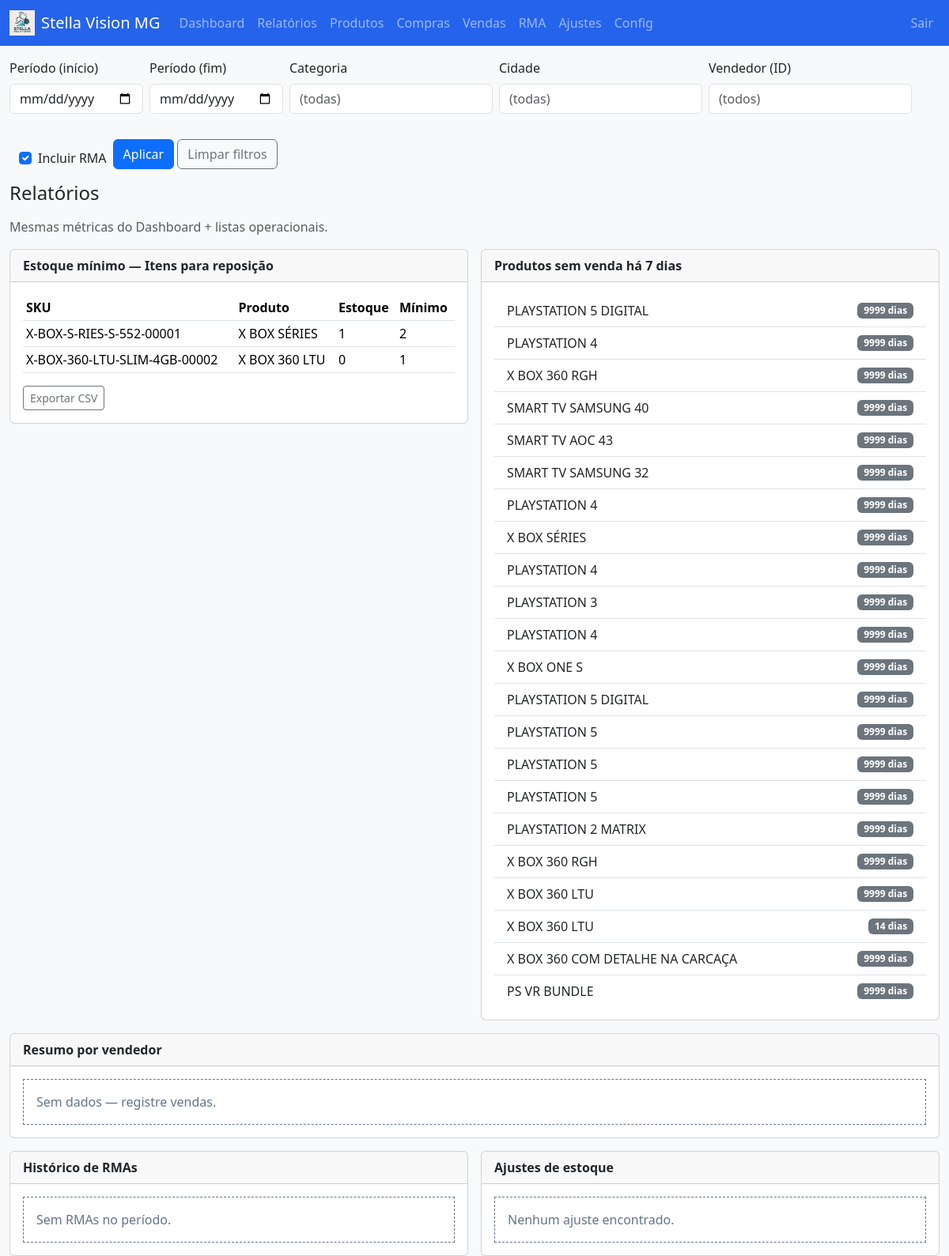
/relatorios (signed in), run on the app's committed database.
### tables this page shows
CREATE TABLE products(
  id INTEGER PRIMARY KEY AUTOINCREMENT,
  sku TEXT UNIQUE NOT NULL,
  nome TEXT NOT NULL,
  categoria TEXT,
  plataforma TEXT, modelo TEXT, capacidade TEXT, cor TEXT, regiao TEXT, condicao TEXT,
  preco_lista REAL DEFAULT 0,
  custo_base REAL,
  estoque_minimo INTEGER DEFAULT 0,
  estoque_atual INTEGER DEFAULT 0,
  created_at TEXT, updated_at TEXT
, supplier_id INTEGER REFERENCES suppliers(id));

### app.py (the view)
@app.route("/relatorios")
def relatorios():
    ini,fim,categoria,cidade,vendedor,incluir_rma = get_filters()
    kpis = compute_kpis(ini,fim,categoria,cidade,vendedor,incluir_rma)
    with conn() as c:
        repos = c.execute("SELECT sku,nome,estoque_atual,estoque_minimo FROM products WHERE estoque_atual < estoque_minimo").fetchall()
        rows = c.execute("""
          SELECT u.nome, COALESCE(SUM(si.qtde*si.preco_unit),0) faturamento,
                 COALESCE(SUM(si.qtde*si.preco_unit - si.qtde*si.custo_snap),0) margem,
                 AVG(si.preco_unit) ticket
          FROM sales s JOIN sale_items si ON si.sale_id=s.id JOIN users u ON u.id=s.vendedor_id
          GROUP BY u.id
        """).fetchall()
        rma_hist = c.execute("""
          SELECT codigo_rma, sale_id, tipo, status, motivo, substr(created_at,1,10) AS created_at
          FROM rmas ORDER BY id DESC LIMIT 20
        """).fetchall()
        ajustes_hist = c.execute("""
          SELECT a.id, p.nome, a.ajuste_tipo, a.qtde_delta, a.qtde_antes, a.qtde_depois, substr(a.created_at,1,16) created_at
          FROM stock_adjustments a JOIN products p ON p.id=a.product_id ORDER BY a.id DESC LIMIT 20
        """).fetchall()
    return render_template("relatorios.html",
        reposicao=repos, sem_venda=kpis["sem_venda_list"], no_sale_days=get_settings()["no_sale_days"],
        por_vendedor=rows, rma_hist=rma_hist, ajustes_hist=ajustes_hist)

### app.py (called while the page is built, shortened)
@app.before_request
def require_login():
    exempt = {"login", "logout", "static"}
    if request.endpoint and (request.endpoint in exempt or request.endpoint.startswith("static")):
        return
    user_id = session.get("user_id")
    if not user_id:
        return redirect(url_for("login"))
    global CURRENT_USER_ID
    CURRENT_USER_ID = user_id

def conn():
    c = sqlite3.connect(DB_PATH)
    c.row_factory = sqlite3.Row
    return c

def parse_date(s):
    if not s: return None

def date_range_labels(d0, d1):
    out = []
    while d0 <= d1:
        out.append(d0.isoformat())
        d0 += datetime.timedelta(days=1)
    return out

def get_settings():
    with conn() as c:
        rows = {r["key"]: r["value"] for r in c.execute("SELECT key,value FROM settings")}
    return {
        "discount_limit_pct": float(rows.get("discount_limit_pct","10")),
        "rma_window_days": int(rows.get("rma_window_days","30")),
        "no_sale_days": int(rows.get("no_sale_days","7")),
        "theme_primary": rows.get("theme_primary", "#2563eb"),
    }

def get_filters():
    today = datetime.date.today()
    ini = parse_date(request.args.get("ini")) or (today - datetime.timedelta(days=29))
    fim = parse_date(request.args.get("fim")) or today
    categoria = request.args.get("categoria") or None
    cidade = request.args.get("cidade") or None
    vendedor = request.args.get("vendedor") or None
    incluir_rma = request.args.get("incluir_rma","1") == "1"
    return ini, fim, categoria, cidade, vendedor, incluir_rma

def apply_filters_where(ini,fim,categoria,cidade,vendedor):
    where = ["date(s.data) BETWEEN ? AND ?"]
    params = [ini.isoformat(), fim.isoformat()]
    if categoria:
        where.append("(p.categoria = ? OR (p.categoria IS NULL AND ?='Sem categoria') )")
        params.append(categoria); params.append(categoria)
    if cidade:
        where.append("(s.cidade_snapshot = ?)")
        params.append(cidade)
    if vendedor:
        where.append("(s.vendedor_id = ?)")
        params.append(vendedor)
    return " AND ".join(where), params

@app.context_processor
def inject_helpers():
    def q_toggle_top(metric):
        args = request.args.to_dict()
        args["top"] = metric
        return "&".join([f"{k}={v}" for k,v in args.items()])
    return {"br_money": br_money, "q_toggle_top": q_toggle_top}

### templates/relatorios.html
{% extends "base.html" %}
{% from "_filters.html" import filters_bar %}
{% block filters %}{{ filters_bar() }}{% endblock %}
{% block content %}
<h4 class="mb-3">Relatórios</h4>
<p class="text-muted">Mesmas métricas do Dashboard + listas operacionais.</p>
<div class="row g-3">
  <div class="col-lg-6">
    <div class="card">
      <div class="card-header"><strong>Estoque mínimo — Itens para reposição</strong></div>
      <div class="card-body">
        {% if reposicao %}
          <table class="table table-sm">
            <thead><tr><th>SKU</th><th>Produto</th><th>Estoque</th><th>Mínimo</th></tr></thead>
            <tbody>
            {% for r in reposicao %}
              <tr><td>{{ r.sku }}</td><td>{{ r.nome }}</td><td>{{ r.estoque_atual }}</td><td>{{ r.estoque_minimo }}</td></tr>
            {% endfor %}
            </tbody>
          </table>
          <a class="btn btn-outline-secondary btn-sm" href="{{ url_for('export_reposicao_csv') }}">Exportar CSV</a>
        {% else %}
          <div class="card-empty p-3">Sem dados ainda — cadastre produtos e estoques mínimos.</div>
        {% endif %}
      </div>
    </div>
  </div>
  <div class="col-lg-6">
    <div class="card">
      <div class="card-header"><strong>Produtos sem venda há {{ no_sale_days }} dias</strong></div>
      <div class="card-body">
        {% if sem_venda %}
        <ul class="list-group list-group-flush">
          {% for p in sem_venda %}
            <li class="list-group-item d-flex justify-content-between align-items-center">
              {{ p.nome }} <span class="badge bg-secondary">{{ p.dias }} dias</span>
            </li>
          {% endfor %}
        </ul>
        {% else %}
          <div class="card-empty p-3">Sem dados — registre vendas ou aumente a janela em Config.</div>
        {% endif %}
      </div>
    </div>
  </div>
  <div class="col-12">
    <div class="card">
      <div class="card-header"><strong>Resumo por vendedor</strong></div>
      <div class="card-body">
        {% if por_vendedor %}
        <table class="table table-sm">
          <thead><tr><th>Vendedor</th><th>Faturamento</th><th>Margem (R$)</th><th>Ticket médio</th></tr></thead>
          <tbody>
            {% for row in por_vendedor %}
              <tr>
                <td>{{ row.nome }}</td>
                <td>R$ {{ "{:,.2f}".format(row.faturamento).replace(",", "X").replace(".", ",").replace("X", ".") }}</td>
                <td>R$ {{ "{:,.2f}".format(row.margem).replace(",", "X").replace(".", ",").replace("X", ".") }}</td>
                <td>R$ {{ "{:,.2f}".format(row.ticket).replace(",", "X").replace(".", ",").replace("X", ".") }}</td>
              </tr>
            {% endfor %}
          </tbody>
        </table>
        {% else %}
          <div class="card-empty p-3">Sem dados — registre vendas.</div>
        {% endif %}
      </div>
    </div>
  </div>
  <div class="col-lg-6">
    <div class="card">
      <div class="card-header"><strong>Histórico de RMAs</strong></div>
      <div class="card-body">
        {% if rma_hist %}
        <table class="table table-sm">
          <thead><tr><th>Código</th><th>Venda</th><th>Tipo</th><th>Status</th><th>Motivo</th><th>Criado</th></tr></thead>
          <tbody>
            {% for r in rma_hist %}
              <tr><td>{{ r.codigo_rma }}</td><td>#{{ r.sale_id }}</td><td>{{ r.tipo }}</td><td>{{ r.status }}</td><td>{{ r.motivo }}</td><td>{{ r.created_at }}</td></tr>
            {% endfor %}
          </tbody>
        </table>
        {% else %}
          <div class="card-empty p-3">Sem RMAs no período.</div>
        {% endif %}
      </div>
    </div>
  </div>
  <div class="col-lg-6">
    <div class="card">
      <div class="card-header"><strong>Ajustes de estoque</strong></div>
      <div class="card-body">
        {% if ajustes_hist %}
        <table class="table table-sm">
          <thead><tr><th>Produto</th><th>Tipo</th><th>Δ Qtde</th><th>Antes→Depois</th><th>Motivo</th><th>Data</th></tr></thead>
          <tbody>
            {% for a in ajustes_hist %}
              <tr>
                <td>{{ a.nome }}</td>
                <td>{{ a.ajuste_tipo }}</td>
                <td>{{ a.qtde_delta }}</td>
                <td>{{ a.qtde_antes }} → {{ a.qtde_depois }}</td>
                <td>{{ a.motivo }}</td>
                <td>{{ a.created_at }}</td>
              </tr>
            {% endfor %}
          </tbody>
        </table>
        <a class="btn btn-outline-secondary btn-sm" href="{{ url_for('export_ajustes_csv') }}">Exportar CSV</a>
        {% else %}
          <div class="card-empty p-3">Nenhum ajuste encontrado.</div>
        {% endif %}
      </div>
    </div>
  </div>
</div>
{% endblock %}

### templates/base.html (shortened to what this page needs)
{% set title = title or "Stella Vision MG" %}
<!doctype html>
<html lang="pt-BR">
<head>
  <link href="https://cdn.jsdelivr.net/npm/bootstrap@5.3.3/dist/css/bootstrap.min.css" rel="stylesheet">
  <link href="{{ url_for('static', filename='css/style.css') }}" rel="stylesheet">
</head>
<body class="bg-light">
<nav class="navbar navbar-expand-lg navbar-dark" style="background:#2563eb">
  <div class="container-fluid">
    <a class="navbar-brand d-flex align-items-center" href="/">
      <img src="{{ url_for('static', filename='img/stella_vision_logo.png') }}" width="32" height="32" class="me-2"/>
      Stella Vision MG
    </a>
    <div id="nav" class="collapse navbar-collapse">
      <ul class="navbar-nav me-auto mb-2 mb-lg-0">
        <li class="nav-item"><a class="nav-link" href="/dashboard">Dashboard</a></li>
        <li class="nav-item"><a class="nav-link" href="/relatorios">Relatórios</a></li>
        <li class="nav-item"><a class="nav-link" href="/produtos">Produtos</a></li>
        <li class="nav-item"><a class="nav-link" href="/compras">Compras</a></li>
        <li class="nav-item"><a class="nav-link" href="/vendas">Vendas</a></li>
        <li class="nav-item"><a class="nav-link" href="/rmas">RMA</a></li>
        <li class="nav-item"><a class="nav-link" href="/ajustes">Ajustes</a></li>
        <li class="nav-item"><a class="nav-link" href="/config">Config</a></li>
      </ul>
      <ul class="navbar-nav ms-auto">
        {% if session.get('user_id') %}
          <li class="nav-item"><a class="nav-link" href="{{ url_for('logout') }}">Sair</a></li>
        {% else %}
          <li class="nav-item"><a class="nav-link" href="{{ url_for('login') }}">Entrar</a></li>
        {% endif %}
      </ul>
    </div>
  </div>
</nav>
<div class="container-fluid mt-3">
  {% block filters %}{% endblock %}
  {% block content %}{% endblock %}
</div>
</body>
</html>

### templates/_filters.html
{% macro filters_bar() %}
<form class="row g-2 align-items-end mb-3" method="get">
  <div class="col-auto">
    <label class="form-label">Período (início)</label>
    <input type="date" class="form-control" name="ini" value="{{ request.args.get('ini','') }}">
  </div>
  <div class="col-auto">
    <label class="form-label">Período (fim)</label>
    <input type="date" class="form-control" name="fim" value="{{ request.args.get('fim','') }}">
  </div>
  <div class="col-auto">
    <label class="form-label">Categoria</label>
    <input type="text" class="form-control" name="categoria" placeholder="(todas)" value="{{ request.args.get('categoria','') }}">
  </div>
  <div class="col-auto">
    <label class="form-label">Cidade</label>
    <input type="text" class="form-control" name="cidade" placeholder="(todas)" value="{{ request.args.get('cidade','') }}">
  </div>
  <div class="col-auto">
    <label class="form-label">Vendedor (ID)</label>
    <input type="number" class="form-control" name="vendedor" placeholder="(todos)" value="{{ request.args.get('vendedor','') }}">
  </div>
  <div class="col-auto form-check ms-3 mt-4">
    {% set inc_rma = request.args.get('incluir_rma','1') %}
    <input class="form-check-input" type="checkbox" id="incRMA" name="incluir_rma" value="1" {% if inc_rma=='1' %}checked{% endif %}>
    <label class="form-check-label" for="incRMA">Incluir RMA</label>
  </div>
  <div class="col-auto">
    <button class="btn btn-primary mt-4">Aplicar</button>
    <a class="btn btn-outline-secondary mt-4" href="{{ request.path }}">Limpar filtros</a>
  </div>
</form>
{% endmacro %}

### static/css/style.css (style rules this page uses)
:root { --primary:#2563eb; --success:#16a34a; --warn:#f59e0b; --danger:#dc2626; --muted:#64748b; }
.card-empty { border:1px dashed var(--muted); color:var(--muted); }

### data on the page
products: sku "X-BOX-S-RIES-S-552-00001", nome "X BOX SÉRIES", estoque_atual "1", estoque_minimo "2", dias "9999"
products: sku "X-BOX-360-LTU-SLIM-4GB-00002", nome "X BOX 360 LTU", estoque_atual "0", estoque_minimo "1", dias "14"
products: nome "PLAYSTATION 5 DIGITAL", dias "9999"
products: nome "PLAYSTATION 4", dias "9999"
products: nome "X BOX 360 RGH", dias "9999"
products: nome "SMART TV SAMSUNG 40", dias "9999"
products: nome "SMART TV AOC 43", dias "9999"
products: nome "SMART TV SAMSUNG 32", dias "9999"
products: nome "PLAYSTATION 4", dias "9999"
products: nome "PLAYSTATION 4", dias "9999"
products: nome "PLAYSTATION 3", dias "9999"
products: nome "PLAYSTATION 4", dias "9999"
products: nome "X BOX ONE S", dias "9999"
products: nome "PLAYSTATION 5 DIGITAL", dias "9999"
products: nome "PLAYSTATION 5", dias "9999"
products: nome "PLAYSTATION 5", dias "9999"
products: nome "PLAYSTATION 5", dias "9999"
products: nome "PLAYSTATION 2 MATRIX", dias "9999"
products: nome "X BOX 360 RGH", dias "9999"
products: nome "X BOX 360 LTU", dias "9999"
products: nome "X BOX 360 COM DETALHE NA CARCAÇA", dias "9999"
products: nome "PS VR BUNDLE", dias "9999"

### other printed values
{{ no_sale_days }} "7"
